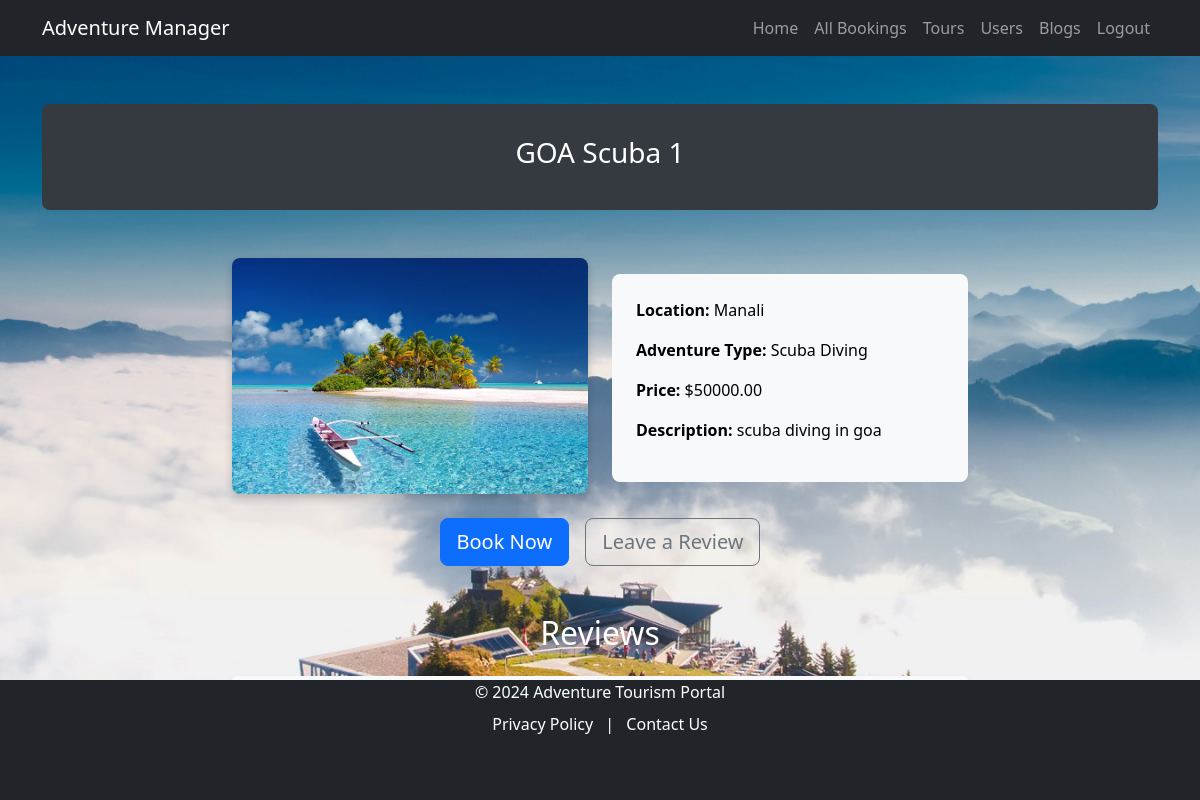
Screenshot of /manager/tours/1/ (signed in) with the database file from the repository.
### Manager/models.py (models this page shows, shortened)
class Tour(models.Model):
    LOCATION_CHOICES = [
        ('Manali', 'Manali'),
        ('Goa', 'Goa'),
        ('Jaipur', 'Jaipur'),
        ('Leh', 'Leh'),
        ('Rishikesh', 'Rishikesh'),
        ('Kerala', 'Kerala'),
        ('Andaman', 'Andaman'),
        ('Darjeeling', 'Darjeeling'),
        ('Shimla', 'Shimla'),
        ('Varanasi', 'Varanasi'),
    ]
    ADVENTURE_CHOICES = [
        ('Hiking', 'Hiking'),
        ('Scuba Diving', 'Scuba Diving'),
        ('Safari', 'Safari'),
        ('Skydiving', 'Skydiving'),
        ('Camping', 'Camping'),
        ('City Tour', 'City Tour'),
        ('Rafting', 'Rafting'),
    ]
    title = models.CharField(max_length=100)
    description = models.TextField()
    location = models.CharField(max_length=100, choices=LOCATION_CHOICES)
    adventure_type = models.CharField(max_length=100, choices=ADVENTURE_CHOICES)
    price = models.DecimalField(max_digits=8, decimal_places=2)
    start_date = models.DateField()
    end_date = models.DateField()
    created_by = models.ForeignKey(User, on_delete=models.CASCADE)
    max_group_size = models.PositiveIntegerField()
    itinerary = models.TextField(blank=True)
    image = models.ImageField(upload_to='tours/images/', blank=True, null=True)

### Manager/views.py (the view)
# urls.py: path('tours/<int:pk>/', views.tour_detail, name='tour_detail'),
@login_required
def tour_detail(request, pk):
    user = get_object_or_404(ClientDetails, email=request.user)
    if user.is_manager:
        tour = get_object_or_404(Tour, pk=pk)
        reviews = tour.reviews.all()
        return render(request, 'manager/tour_detail.html', {'tour': tour, 'reviews': reviews})
    return render(request, 'user/no_access.html')

### Templates/manager/tour_detail.html (shortened to what this page needs)
<!DOCTYPE html>
<html lang="en">
{% load static %}
<head>
    <link href="https://cdn.jsdelivr.net/npm/bootstrap@5.3.0/dist/css/bootstrap.min.css" rel="stylesheet">
    <link rel="stylesheet" href="{% static 'css/style.css' %}">
</head>
<body class="bg-light">
    {% include 'manager/navbar.html' %}
    <div class="container mt-5">
        <div class="tour-header text-center mb-5">
            <h3 >{{ tour.title }}</h3>
        </div>
        <div class="row justify-content-center mb-4">
            <div class="col-lg-4 col-md-6 text-center">
                {% if tour.image %}
                    <img src="{{ tour.image.url }}" alt="{{ tour.title }}" class="tour-image">
                {% else %}
                    <p class="text-muted">No image available for this tour.</p>
                {% endif %}
            </div>
            <div class="col-lg-4 col-md-6">
                <div class="tour-info">
                    <p><strong>Location:</strong> {{ tour.location }}</p>
                    <p><strong>Adventure Type:</strong> {{ tour.adventure_type }}</p>
                    <p><strong>Price:</strong> ${{ tour.price }}</p>
                    <p><strong>Description:</strong> {{ tour.description }}</p>
                </div>
            </div>
        </div>
        <div class="d-flex justify-content-center gap-3 mb-5">
            <a href="{% url 'manager:create_booking' tour.id %}" class="btn btn-primary btn-lg">Book Now</a>
            <a href="{% url 'manager:create_review' tour.id %}" class="btn btn-outline-secondary btn-lg">Leave a Review</a>
        </div>
        <h2 class="text-center mb-4">Reviews</h2>
        <div class="row justify-content-center">
            <div class="col-lg-8">
                {% for review in reviews %}
                    <div class="card review-card mb-3">
                        <div class="card-body">
                            <h5 class="card-title">{{ review.user.username }} - <span class="text-warning">{{ review.rating }} Stars</span></h5>
                            <p class="card-text">{{ review.comment }}</p>
                        </div>
                    </div>
                {% empty %}
                    <p class="text-center text-muted">No reviews yet.</p>
                {% endfor %}
            </div>
        </div>
    </div>
    {% include 'manager/footer.html' %}
</body>
</html>

### static/css/style.css (style rules this page uses)
body { background: url('static/images/slider1.jpg') no-repeat center center fixed; background-size: cover; color: white; }

### Templates/manager/tour_detail.html (style rules this page uses)
.tour-header { background-color: #343a40; color: #fff; padding: 2rem; border-radius: 8px; }
.tour-image { max-width: 100%; height: auto; border-radius: 8px; box-shadow: 0px 4px 8px rgba(0, 0, 0, 0.2); }
.tour-info { background-color: #f8f9fa; color: black; padding: 1.5rem; border-radius: 8px; margin-top: 1rem; }
.review-card { border: none; background-color: #f8f9fa; box-shadow: 0px 4px 8px rgba(0, 0, 0, 0.1); }

### rows the page displays
Tour: title "GOA Scuba 1", image (picture), location "Manali", adventure_type "Scuba Diving", price "50000.00", description "scuba diving in goa"
